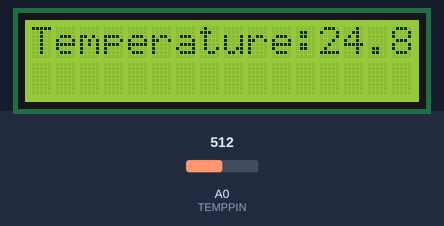
Bench run of a sketch on a simulated Arduino Uno, built with avr-gcc and run on an emulated ATmega328P. Parts: 16×2 character LCD. Inputs (shaded band) come from the test bench; at power-on: A0 (TEMPPIN) = 512.

Above: at 1.2 s.
1.3 s: A0 (TEMPPIN) set to 716
At 2.8 s:
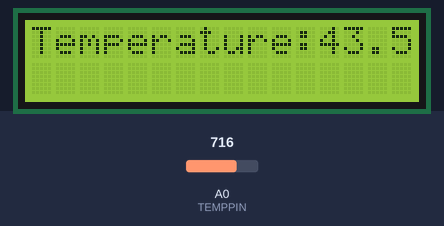
4.0 s: A0 (TEMPPIN) set to 900
At 4.7 s:
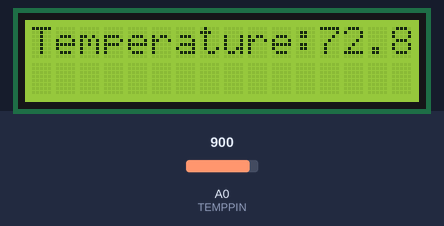
6.7 s: A0 (TEMPPIN) set to 1023
At 8.5 s:
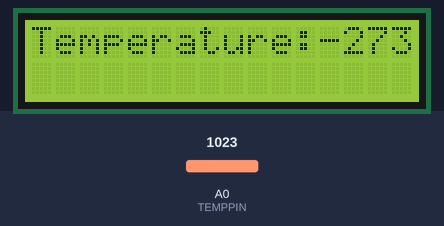
Timing chart, 0 to 10.0 s (numbered marks = the images above; inputs shaded):
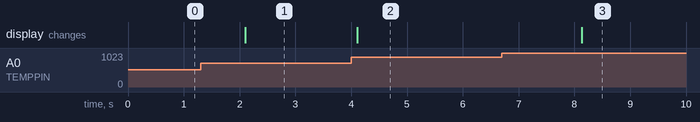

The sketch:

temperature_display.ino
```cpp
//Exercise 6 Lab 1 Temperature Sensor with LCD Display
#include <LiquidCrystal_PCF8574.h>
int RLED= 2;
int YLED= 3;
int PIRPIN= 7;
int FANPIN= 5;
int TEMPPIN = A0; //21
const int B=4275;
const long int R0=100000;
const int T0= 298.13;

//PIN needed for SDA and SCL are A4 ed A5
LiquidCrystal_PCF8574 lcd(0x27); //0x27 it is the memory area of the display

void setup() {
  lcd.begin(16, 2);
  lcd.setBacklight(50);
  lcd.home();
  lcd.clear();
  lcd.print("Temperature:");
  pinMode(TEMPPIN, INPUT);
}

void loop() {
  int V= analogRead(TEMPPIN); //Read the Voltage
  double R= (1023.0/V -1.0)*R0; //R1=R0
  float T= 1.0/(log(R/R0)/B + 1.0/T0)-273.15;
  lcd.setCursor(12, 0); //Set the cursor after the write "Temperature:"
  lcd.print(T); //Write the temperature
  lcd.print("   ");
  delay(2000); //10 seconds
}
```

Measured:
- after the input at 1.3 s, the display: changes after 0.80 s (image 1)
- after the input at 4.0 s, the display: changes after 0.11 s (image 2)
- after the input at 6.7 s, the display: changes after 1.4 s (image 3)
